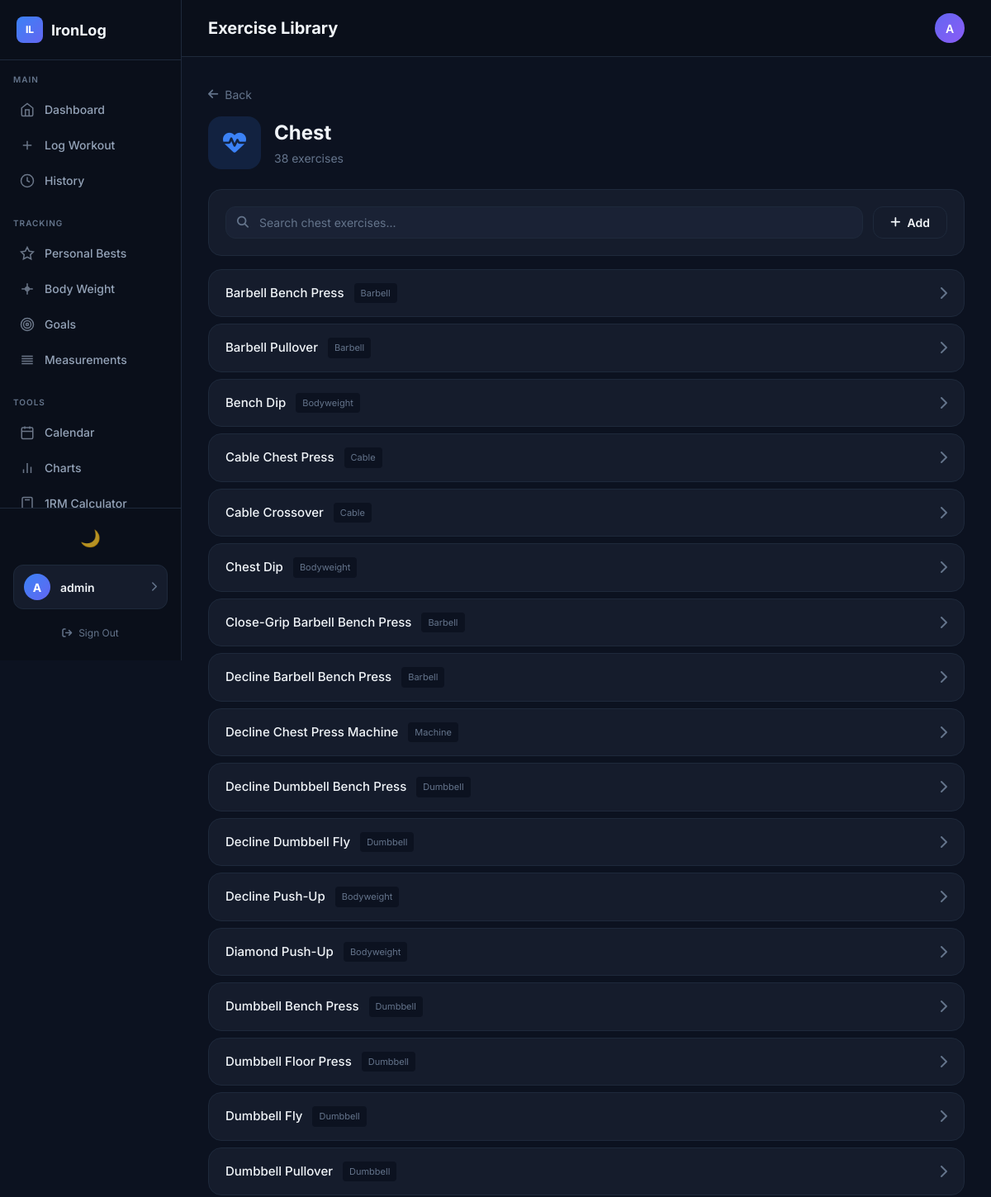
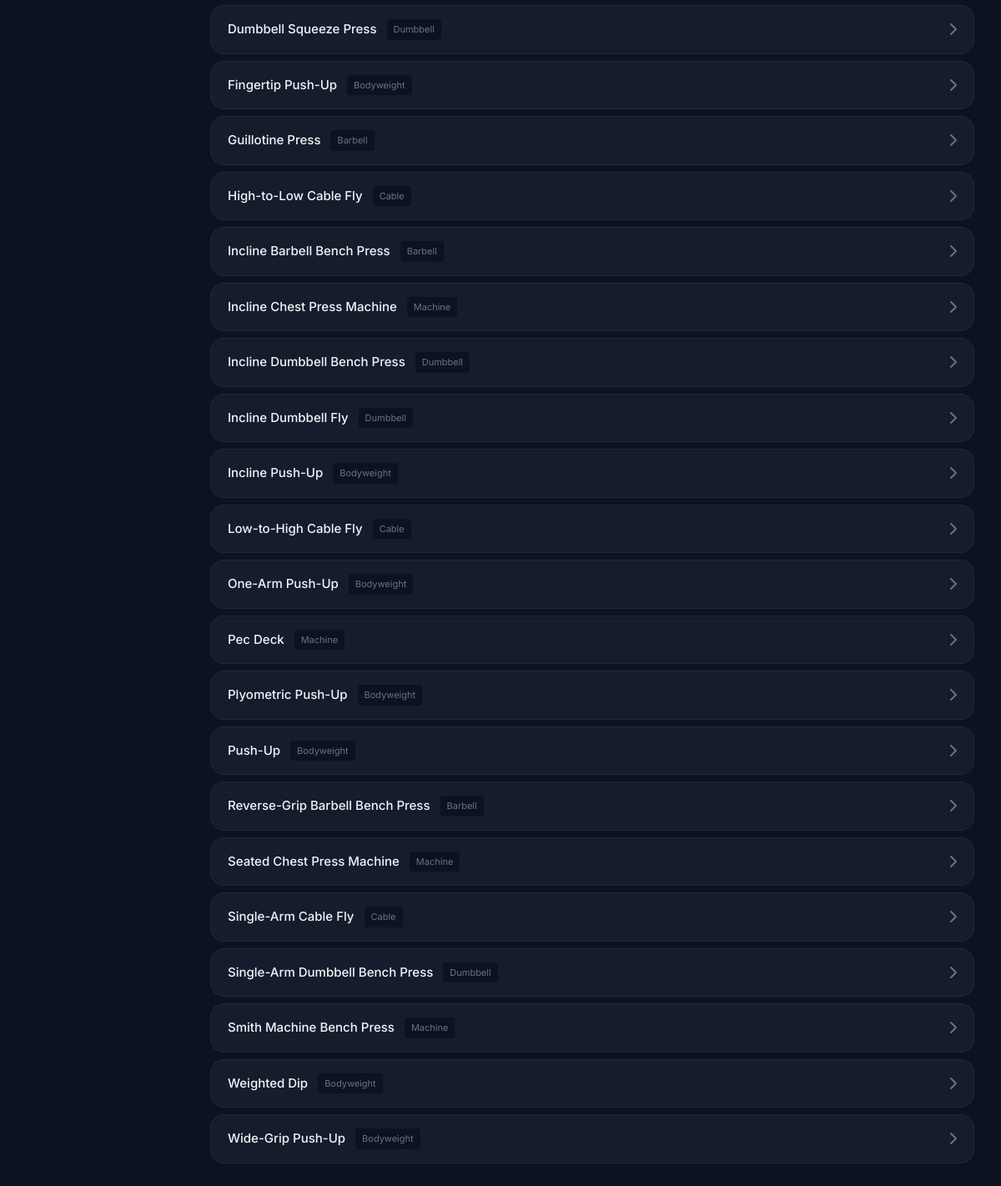
The app's page /exercises/?group=chest (signed in) with its own data (2 pictures, top to bottom).
### workouts/models.py (models this page shows, shortened)
class Exercise(models.Model):
    MUSCLE_GROUPS = [
        ('chest', 'Chest'),
        ('back', 'Back'),
        ('shoulders', 'Shoulders'),
        ('legs', 'Legs'),
        ('biceps', 'Biceps'),
        ('triceps', 'Triceps'),
        ('core', 'Core'),
        ('cardio', 'Cardio'),
        ('glutes', 'Glutes'),
        ('forearms', 'Forearms'),
        ('calves', 'Calves'),
        ('traps', 'Traps'),
    ]
    name = models.CharField(max_length=100)
    muscle_group = models.CharField(max_length=20, choices=MUSCLE_GROUPS)
    equipment = models.CharField(max_length=50, blank=True, default='')
    user = models.ForeignKey(User, on_delete=models.CASCADE, null=True, blank=True)  # null = shared exercise
    class Meta:
        ordering = ['muscle_group', 'name']

### workouts/views.py (the view, shortened to what this page needs)
# urls.py: path('exercises/', views.ExerciseListView.as_view(), name='exercises'),
class ExerciseListView(LoginRequiredMixin, View):
    def get(self, request):
        search = request.GET.get('search', '')
        MUSCLE_ICONS = {
            'chest': 'fa-heart-pulse',
            'back': 'fa-arrows-up-down',
            'shoulders': 'fa-child-reaching',
            'legs': 'fa-person-walking',
            'biceps': 'fa-dumbbell',
            'triceps': 'fa-hand-fist',
            'core': 'fa-circle-dot',
            'cardio': 'fa-heart',
            'glutes': 'fa-hippo',
            'forearms': 'fa-hand',
            'calves': 'fa-socks',
            'traps': 'fa-diamond'
        }
        selected_group = request.GET.get('group')
        search = request.GET.get('search', '')
        if selected_group:
            queryset = Exercise.objects.filter(
                Q(user=request.user) | Q(user__isnull=True),
                muscle_group=selected_group
            ).annotate(
                set_count=Count('sets', filter=Q(sets__workout__user=request.user))
            ).order_by('name')
            if search:
                queryset = queryset.filter(name__icontains=search)
            selected_group_display = dict(Exercise.MUSCLE_GROUPS).get(selected_group, selected_group)
            context = {
                'selected_group': selected_group,
                'selected_group_display': selected_group_display,
                'group_icon': MUSCLE_ICONS.get(selected_group, 'fa-dumbbell'),
                'exercises': queryset,
                'search': search,
                'muscle_groups': Exercise.MUSCLE_GROUPS,
            }
        return render(request, 'workouts/exercises.html', context)

### templates/workouts/exercises.html (shortened to what this page needs)
{% extends 'base.html' %}
{% block page_title %}Exercise Library{% endblock %}
{% block content %}
{% if selected_group %}
<div class="group-header">
    <a href="{% url 'exercises' %}" class="back-btn">
        <i class="fa-solid fa-arrow-left"></i>
        Back
    </a>
    <div class="group-title-row">
        <span class="group-icon-box">
            <i class="fa-solid {{ group_icon }}"></i>
        </span>
        <div>
            <h2>{{ selected_group_display }}</h2>
            <span class="group-count">{{ exercises|length }} exercises</span>
        </div>
    </div>
</div>
<div class="card mb-2">
    <div class="search-add-row">
        <form method="get" class="search-form">
            <input type="text" name="search" class="form-control search-input" placeholder="Search {{ selected_group_display|lower }} exercises..." value="{{ search }}">
        </form>
        <button class="btn btn-secondary" onclick="toggleAddForm()">
            <i class="fa-solid fa-plus"></i> Add
        </button>
    </div>
</div>
<div class="exercise-list">
    {% for exercise in exercises %}
    <a href="{% url 'exercise_progress' exercise.id %}" class="exercise-card">
        <div class="exercise-info">
            <span class="exercise-name">{{ exercise.name }}</span>
            {% if exercise.equipment %}
            <span class="exercise-equipment">{{ exercise.equipment }}</span>
            {% endif %}
        </div>
        <div class="exercise-arrow">
            <i class="fa-solid fa-chevron-right"></i>
        </div>
    </a>
    {% empty %}
    <div class="empty-state">
        <div class="empty-icon"><i class="fa-solid fa-dumbbell"></i></div>
        <h3>No exercises found</h3>
        <p>{% if search %}Try a different search{% else %}Add your first {{ selected_group_display|lower }} exercise{% endif %}</p>
    </div>
    {% endfor %}
</div>
{% endif %}
{% endblock %}

### templates/base.html (shortened to what this page needs)
<!DOCTYPE html>
<html lang="en">
<head>
    <link rel="stylesheet" href="https://cdnjs.cloudflare.com/ajax/libs/font-awesome/6.5.1/css/all.min.css">
</head>
<body>
    <div class="app">
        <aside class="sidebar">
            <div class="sidebar-header">
                <a href="{% url 'dashboard' %}" class="logo">
                    <span class="logo-icon">IL</span>
                    IronLog
                </a>
            </div>
            <nav class="sidebar-nav">
                <div class="nav-section">
                    <div class="nav-label">Main</div>
                    <a href="{% url 'dashboard' %}" class="nav-item {% if request.path == '/' %}active{% endif %}">
                        <svg class="nav-icon" viewBox="0 0 24 24" fill="none" stroke="currentColor" stroke-width="2"><path d="M3 9l9-7 9 7v11a2 2 0 0 1-2 2H5a2 2 0 0 1-2-2z"/><polyline points="9 22 9 12 15 12 15 22"/></svg>
                        Dashboard
                    </a>
                    <a href="{% url 'log_workout' %}" class="nav-item {% if 'log' in request.path %}active{% endif %}">
                        <svg class="nav-icon" viewBox="0 0 24 24" fill="none" stroke="currentColor" stroke-width="2"><path d="M12 5v14M5 12h14"/></svg>
                        Log Workout
                    </a>
                    <a href="{% url 'history' %}" class="nav-item {% if 'history' in request.path %}active{% endif %}">
                        <svg class="nav-icon" viewBox="0 0 24 24" fill="none" stroke="currentColor" stroke-width="2"><circle cx="12" cy="12" r="10"/><polyline points="12 6 12 12 16 14"/></svg>
                        History
                    </a>
                </div>
                <div class="nav-section">
                    <div class="nav-label">Tracking</div>
                    <a href="{% url 'personal_bests' %}" class="nav-item {% if 'personal-bests' in request.path %}active{% endif %}">
                        <svg class="nav-icon" viewBox="0 0 24 24" fill="none" stroke="currentColor" stroke-width="2"><path d="M12 2l3.09 6.26L22 9.27l-5 4.87 1.18 6.88L12 17.77l-6.18 3.25L7 14.14 2 9.27l6.91-1.01L12 2z"/></svg>
                        Personal Bests
                    </a>
                    <a href="{% url 'bodyweight' %}" class="nav-item {% if 'bodyweight' in request.path %}active{% endif %}">
                        <svg class="nav-icon" viewBox="0 0 24 24" fill="none" stroke="currentColor" stroke-width="2"><path d="M12 3v18M3 12h18"/><circle cx="12" cy="12" r="3"/></svg>
                        Body Weight
                    </a>
                    <a href="{% url 'goals' %}" class="nav-item {% if 'goals' in request.path %}active{% endif %}">
                        <svg class="nav-icon" viewBox="0 0 24 24" fill="none" stroke="currentColor" stroke-width="2"><circle cx="12" cy="12" r="10"/><circle cx="12" cy="12" r="6"/><circle cx="12" cy="12" r="2"/></svg>
                        Goals
                    </a>
                    <a href="{% url 'measurements' %}" class="nav-item {% if 'measurements' in request.path %}active{% endif %}">
                        <svg class="nav-icon" viewBox="0 0 24 24" fill="none" stroke="currentColor" stroke-width="2"><path d="M21 10H3M21 6H3M21 14H3M21 18H3"/></svg>
                        Measurements
                    </a>
                </div>
                <div class="nav-section">
                    <div class="nav-label">Tools</div>
                    <a href="{% url 'calendar' %}" class="nav-item {% if 'calendar' in request.path %}active{% endif %}">
                        <svg class="nav-icon" viewBox="0 0 24 24" fill="none" stroke="currentColor" stroke-width="2"><rect x="3" y="4" width="18" height="18" rx="2" ry="2"/><line x1="16" y1="2" x2="16" y2="6"/><line x1="8" y1="2" x2="8" y2="6"/><line x1="3" y1="10" x2="21" y2="10"/></svg>
                        Calendar
                    </a>
                    <a href="{% url 'charts' %}" class="nav-item {% if 'charts' in request.path %}active{% endif %}">
                        <svg class="nav-icon" viewBox="0 0 24 24" fill="none" stroke="currentColor" stroke-width="2"><line x1="18" y1="20" x2="18" y2="10"/><line x1="12" y1="20" x2="12" y2="4"/><line x1="6" y1="20" x2="6" y2="14"/></svg>
                        Charts
                    </a>
                    <a href="{% url 'calculator' %}" class="nav-item {% if 'calculator' in request.path %}active{% endif %}">
                        1RM Calculator
                    </a>
                </div>
            </nav>
            <div class="sidebar-footer">
                <button class="theme-btn" onclick="toggleTheme()" title="Toggle theme">
                    <span id="theme-icon">🌙</span>
                </button>
                {% if user.is_authenticated %}
                <a href="{% url 'profile' %}" class="user-info" title="View profile">
                    <div class="user-avatar">{{ user.username|slice:":1"|upper }}</div>
                    <span class="user-name">{{ user.username }}</span>
                    <i class="fa-solid fa-chevron-right" style="color: var(--text-muted); font-size: 0.75rem;"></i>
                </a>
                <a href="{% url 'logout' %}" class="logout-link">
                    <i class="fa-solid fa-arrow-right-from-bracket"></i> Sign Out
                </a>
                {% endif %}
            </div>
        </aside>
        <main class="main">
            <header class="header">
                <h1 class="header-title">{% block page_title %}Dashboard{% endblock %}</h1>
                <div class="header-actions">
                    {% if user.is_authenticated %}
                    <div class="header-user" title="{{ user.username }}">{{ user.username|slice:":1"|upper }}</div>
                    {% endif %}
                </div>
            </header>
            <div class="content">
                {% block content %}{% endblock %}
            </div>
        </main>
    </div>
</body>
</html>

### templates/workouts/exercises.html (style rules this page uses)
.group-header { margin-bottom: 1.5rem; }
.back-btn { display: inline-flex; align-items: center; gap: 0.5rem; color: var(--text-muted); text-decoration: none; font-size: 0.875rem; margin-bottom: 1rem; transition: color 0.2s; }
.group-title-row { display: flex; align-items: center; gap: 1rem; }
.group-icon-box { font-size: 1.75rem; width: 64px; height: 64px; display: flex; align-items: center; justify-content: center; background: var(--accent-light); color: var(--accent); border-radius: var(--radius-lg); }
.group-title-row h2 { font-size: 1.5rem; font-weight: 700; margin: 0; }
.group-count { color: var(--text-muted); font-size: 0.875rem; }
.search-add-row { display: flex; gap: 0.75rem; align-items: center; }
.search-form { flex: 1; position: relative; display: flex; align-items: center; }
.search-input { padding-left: 2.5rem !important; padding-right: 2rem; }
.exercise-list { display: flex; flex-direction: column; gap: 0.5rem; }
.exercise-card { display: flex; align-items: center; gap: 1rem; padding: 1rem 1.25rem; background: var(--bg-card); border: 1px solid var(--border); border-radius: var(--radius-lg); transition: all 0.2s; text-decoration: none; color: var(--text-primary); cursor: pointer; }
.exercise-info { flex: 1; display: flex; align-items: center; gap: 0.75rem; min-width: 0; }
.exercise-name { font-weight: 500; font-size: 0.9375rem; }
.exercise-equipment { font-size: 0.6875rem; color: var(--text-muted); background: var(--bg-main); padding: 0.25rem 0.5rem; border-radius: 4px; text-transform: capitalize; }
.exercise-arrow { color: var(--text-muted); transition: all 0.2s; }

### records on screen
Exercise: name "Barbell Bench Press", equipment "Barbell"
Exercise: name "Barbell Pullover", equipment "Barbell"
Exercise: name "Bench Dip", equipment "Bodyweight"
Exercise: name "Cable Chest Press", equipment "Cable"
Exercise: name "Cable Crossover", equipment "Cable"
Exercise: name "Chest Dip", equipment "Bodyweight"
Exercise: name "Close-Grip Barbell Bench Press", equipment "Barbell"
Exercise: name "Decline Barbell Bench Press", equipment "Barbell"
Exercise: name "Decline Chest Press Machine", equipment "Machine"
Exercise: name "Decline Dumbbell Bench Press", equipment "Dumbbell"
Exercise: name "Decline Dumbbell Fly", equipment "Dumbbell"
Exercise: name "Decline Push-Up", equipment "Bodyweight"
Exercise: name "Diamond Push-Up", equipment "Bodyweight"
Exercise: name "Dumbbell Bench Press", equipment "Dumbbell"
Exercise: name "Dumbbell Floor Press", equipment "Dumbbell"
Exercise: name "Dumbbell Fly", equipment "Dumbbell"
Exercise: name "Dumbbell Pullover", equipment "Dumbbell"
Exercise: name "Dumbbell Squeeze Press", equipment "Dumbbell"
Exercise: name "Fingertip Push-Up", equipment "Bodyweight"
Exercise: name "Guillotine Press", equipment "Barbell"
Exercise: name "High-to-Low Cable Fly", equipment "Cable"
Exercise: name "Incline Barbell Bench Press", equipment "Barbell"
Exercise: name "Incline Chest Press Machine", equipment "Machine"
Exercise: name "Incline Dumbbell Bench Press", equipment "Dumbbell"
Exercise: name "Incline Dumbbell Fly", equipment "Dumbbell"
Exercise: name "Incline Push-Up", equipment "Bodyweight"
Exercise: name "Low-to-High Cable Fly", equipment "Cable"
Exercise: name "One-Arm Push-Up", equipment "Bodyweight"
Exercise: name "Pec Deck", equipment "Machine"
Exercise: name "Plyometric Push-Up", equipment "Bodyweight"
Exercise: name "Push-Up", equipment "Bodyweight"
Exercise: name "Reverse-Grip Barbell Bench Press", equipment "Barbell"
Exercise: name "Seated Chest Press Machine", equipment "Machine"
Exercise: name "Single-Arm Cable Fly", equipment "Cable"
Exercise: name "Single-Arm Dumbbell Bench Press", equipment "Dumbbell"
Exercise: name "Smith Machine Bench Press", equipment "Machine"
Exercise: name "Weighted Dip", equipment "Bodyweight"
Exercise: name "Wide-Grip Push-Up", equipment "Bodyweight"

### other values on screen
{{ user.username|slice:":1"|upper }} "A"
{{ user.username }} "admin"
{{ selected_group_display }} "Chest"
{{ exercises|length }} "38"
